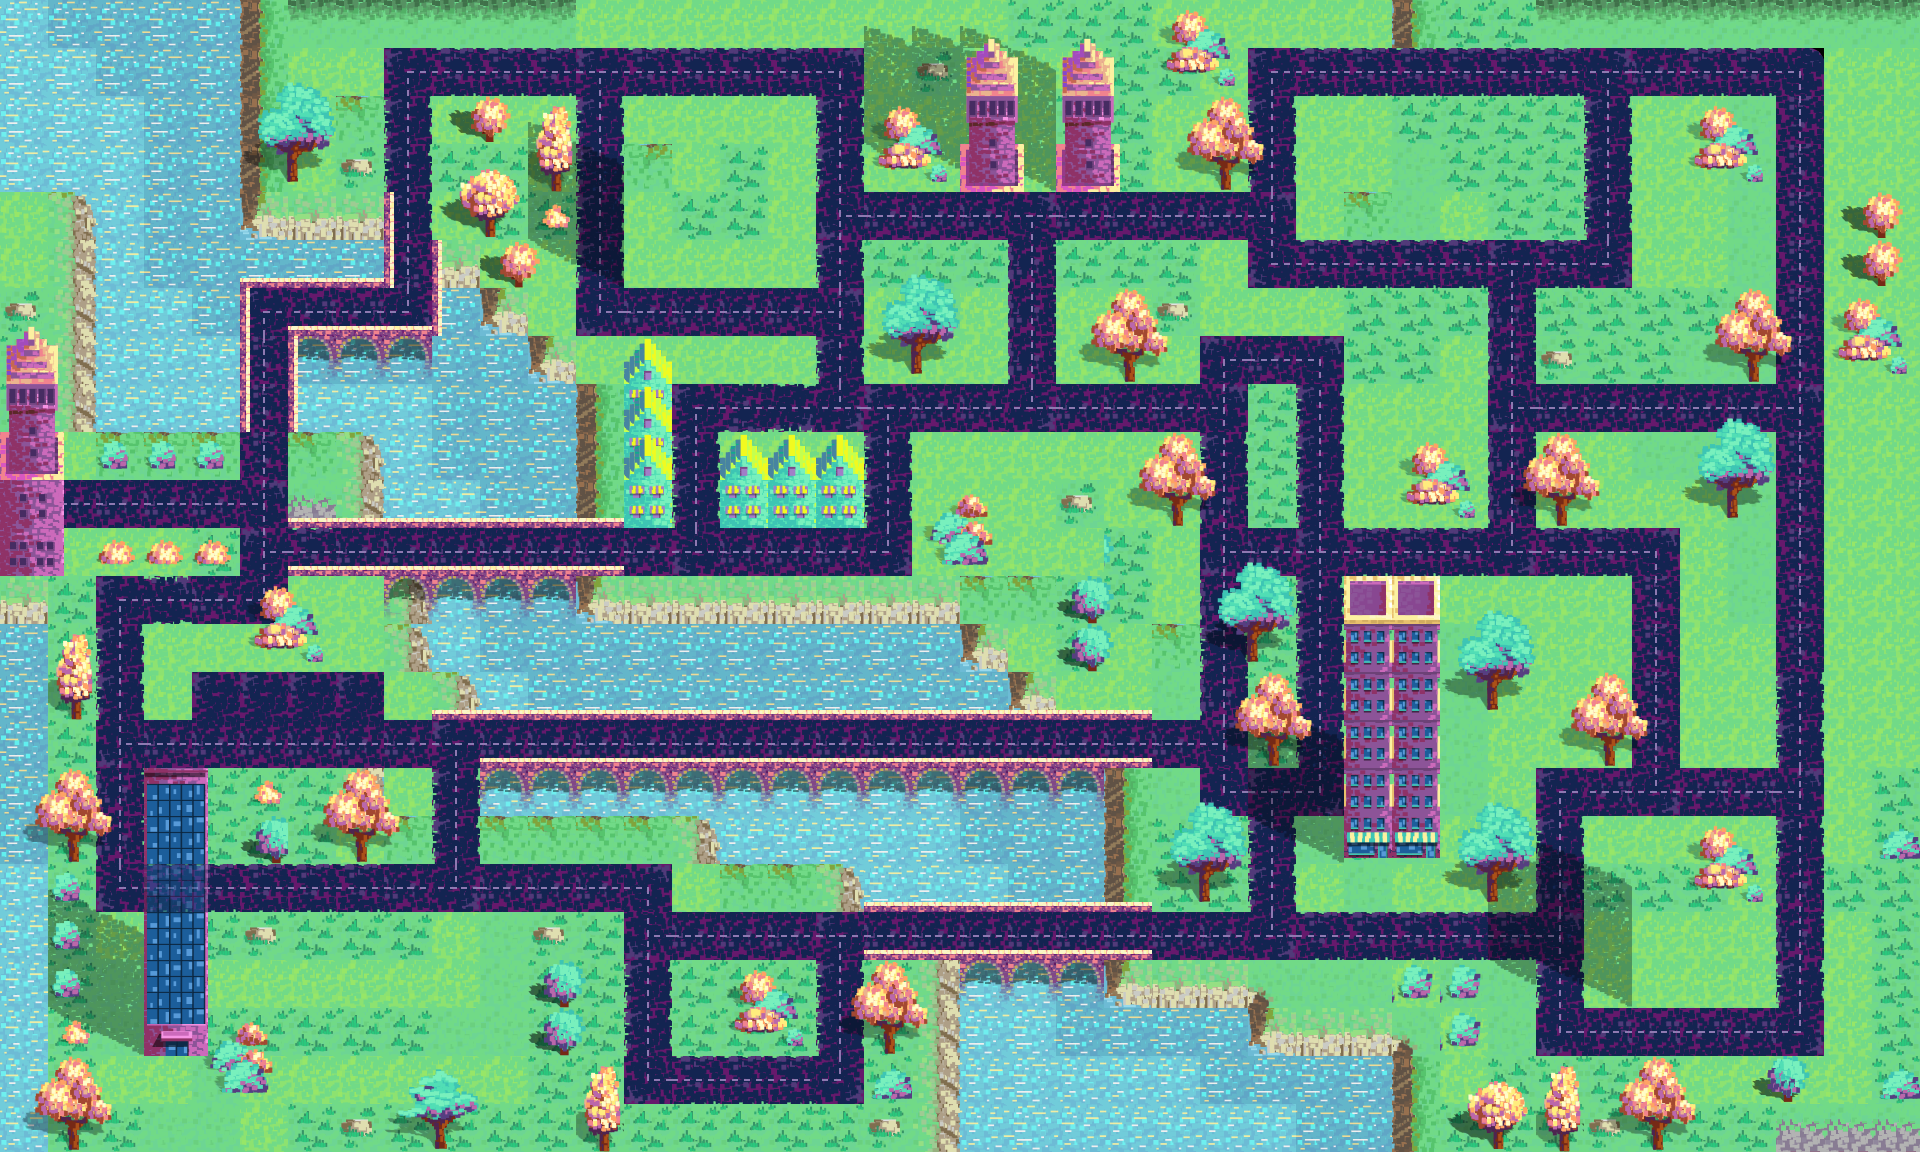

A 2D game scene composited from a Tiled map and its tileset images. What follows is a short description and the map's XML, with each tile layer's data collapsed to a summary:
An orthogonal 40x24 tile map with 48x48 px tiles, 5 tile layers (background, structures, structures2, structures3, ...), 1 hidden layer not drawn, 3 tilesets.

<map version="1.2" tiledversion="1.3.0" orientation="orthogonal" renderorder="right-down" compressionlevel="0" width="40" height="24" tilewidth="48" tileheight="48" infinite="0" nextlayerid="11" nextobjectid="1">
 <tileset firstgid="1" name="color city cops tileset" tilewidth="48" tileheight="48" tilecount="168" columns="8">
  <image source="ccc_tileset.png" width="385" height="1008" />
  <tile id="62">
   <animation>
    <frame tileid="62" duration="300" />
    <frame tileid="54" duration="300" />
   </animation>
  </tile>
  <tile id="70">
   <animation>
    <frame tileid="70" duration="100" />
    <frame tileid="71" duration="100" />
   </animation>
  </tile>
  <tile id="102">
   <animation>
    <frame tileid="102" duration="300" />
    <frame tileid="94" duration="300" />
   </animation>
  </tile>
  <tile id="127">
   <animation>
    <frame tileid="127" duration="300" />
    <frame tileid="135" duration="350" />
   </animation>
  </tile>
  <tile id="142">
   <animation>
    <frame tileid="142" duration="100" />
    <frame tileid="143" duration="100" />
   </animation>
  </tile>
 </tileset>
 <tileset firstgid="169" name="collision set" tilewidth="48" tileheight="48" tilecount="100" columns="10">
  <image source="collision_objects.png" width="480" height="480" />
  <tile id="0">
   <properties>
    <property name="road" type="bool" value="false" />
   </properties>
  </tile>
  <tile id="1">
   <properties>
    <property name="road" type="bool" value="true" />
   </properties>
  </tile>
 </tileset>
 <tileset firstgid="269" source="extras.tsx" />
 <layer id="1" name="background" width="40" height="24" opacity="0.94">
  <data>[960 cells, 960 non-empty, 24 distinct tile ids]</data>
 </layer>
 <layer id="7" name="structures" width="40" height="24">
  <data>[960 cells, 57 non-empty, 12 distinct tile ids]</data>
 </layer>
 <layer id="6" name="structures2" width="40" height="24">
  <data>[960 cells, 357 non-empty, 67 distinct tile ids]</data>
 </layer>
 <layer id="10" name="structures3" width="40" height="24">
  <data>[960 cells, 1 non-empty, 1 distinct tile ids]</data>
 </layer>
 <layer id="9" name="transparentStructures" width="40" height="24" opacity="0.5">
  <data>[960 cells, 2 non-empty, 2 distinct tile ids]</data>
 </layer>
 <layer id="8" name="collisions" width="40" height="24" visible="0">
  <data>[960 cells, 264 non-empty, 1 distinct tile ids]</data>
 </layer>
</map>
